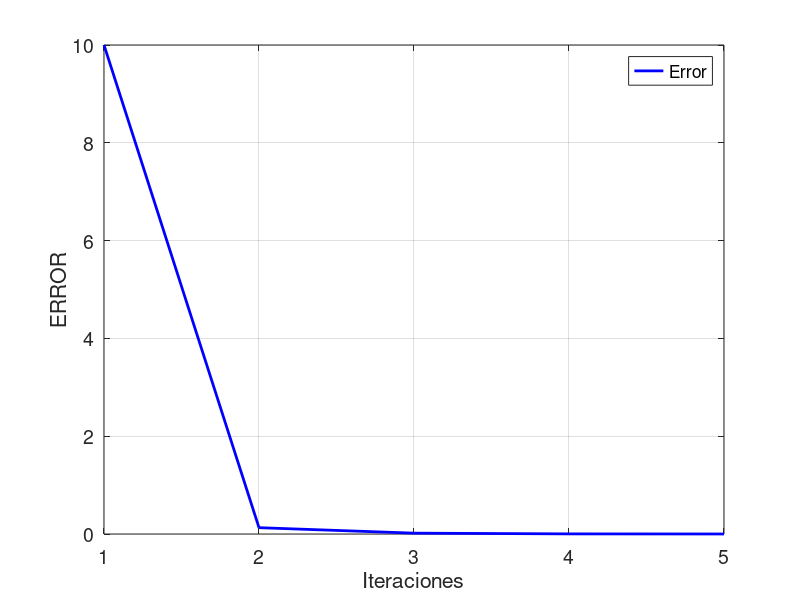

The MATLAB source for this figure:
int_value=2
i=1;
e(i)=10;
while(e(i)>0.001)
    if(i==1)
        x(i)=int_value;
    end
    g(i)=real(sqrt((x(i)+5)/2));
    i=i+1;
    x(i)=g(i-1);
    e(i)=abs(x(i-1)-x(i));
    if (e(i)>50)
        break;
        
    end
end

 tamanio=size(e);
 iter=1:1:tamanio(2);
 
 figure('DefaultAxesFontSize',14)
 plot(iter,e,'color','blue','LineWidth',2)
 grid on
 xlabel('Iteraciones')
 ylabel('ERROR')
 legend('Error')